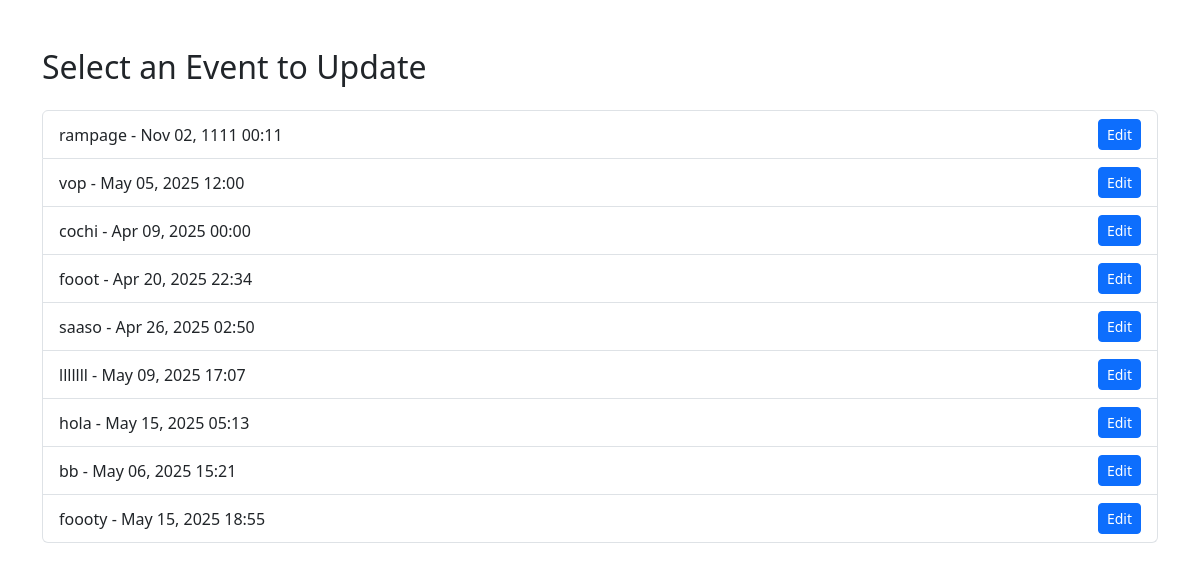
Screenshot of /update_event/ with the database file from the repository.
### home/models.py (models this page shows, shortened)
class Event(models.Model):
    name = models.CharField(max_length=255)
    date_time = models.DateTimeField()
    location = models.CharField(max_length=255)
    normal_price = models.DecimalField(max_digits=10, decimal_places=2)
    vip_price = models.DecimalField(max_digits=10, decimal_places=2)
    vvip_price = models.DecimalField(max_digits=10, decimal_places=2)
    promotion_terms = models.TextField(blank=True, null=True)
    promotion_message = models.TextField(blank=True, null=True)
    banner = models.ImageField(upload_to="event_banners/", blank=True, null=True)
    total_tickets = models.IntegerField(default=0)

### home/views.py (the view)
# urls.py: path('update_event/', views.update_event_list, name='update_event_list'),
def update_event_list(request):
    events = Event.objects.all()
    return render(request, "home/update_event_list.html", {"events": events})

### home/templates/home/update_event_list.html (shortened to what this page needs)
<!DOCTYPE html>
<html lang="en">
<head>
    <link rel="stylesheet" href="https://cdn.jsdelivr.net/npm/bootstrap@5.3.0/dist/css/bootstrap.min.css">
</head>
<body>
<div class="container mt-5">
    <h2 class="mb-4">Select an Event to Update</h2>
    {% if events %}
        <ul class="list-group">
            {% for event in events %}
                <li class="list-group-item d-flex justify-content-between align-items-center">
                    <span>{{ event.name }} - {{ event.date_time|date:"M d, Y H:i" }}</span>
                    <a href="{% url 'edit_event' event.id %}" class="btn btn-primary btn-sm">Edit</a>
                </li>
            {% endfor %}
        </ul>
    {% else %}
        <p>No events found.</p>
    {% endif %}
</div>
</body>
</html>

### rows the page displays
Event: name "rampage", date_time "Nov 02, 1111 00:11"
Event: name "vop", date_time "May 05, 2025 12:00"
Event: name "cochi", date_time "Apr 09, 2025 00:00"
Event: name "fooot", date_time "Apr 20, 2025 22:34"
Event: name "saaso", date_time "Apr 26, 2025 02:50"
Event: name "lllllll", date_time "May 09, 2025 17:07"
Event: name "hola", date_time "May 15, 2025 05:13"
Event: name "bb", date_time "May 06, 2025 15:21"
Event: name "foooty", date_time "May 15, 2025 18:55"
